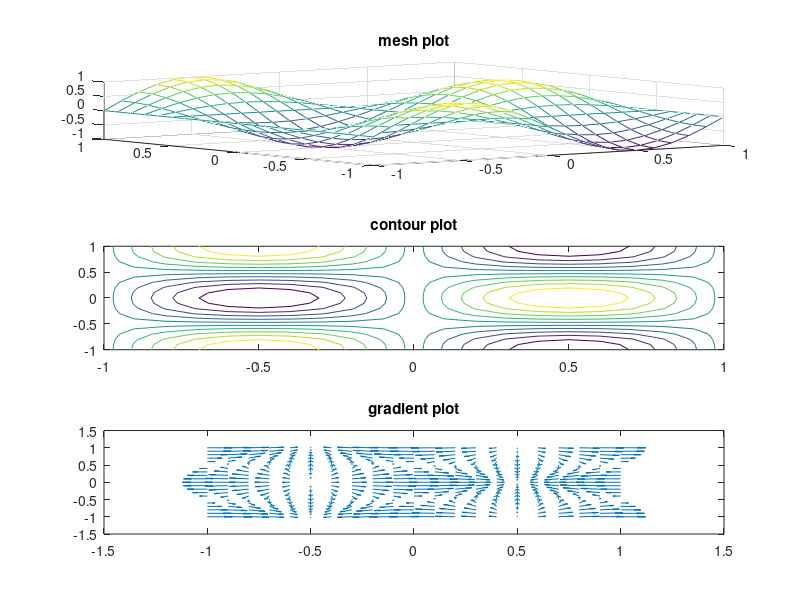

Here is the MATLAB script that generated this plot:
% vectors x and y
x=-1:0.1:1; % with step size 0.1
y=-1:0.1:1;

% create a 2d grids of x and y
% here X is a matrix where each row is x
% and Y is a matrix whose each column is y
[X,Y]=meshgrid(x,y);


% evaluate phi in X and Y
Z=sin(pi*X).*cos(pi*Y); % .* element by element multiplication

% mesh plot
subplot(3,1,1) % 3 rows and 1 column ,1 is the index of the current axe
mesh(X,Y,Z);
title("mesh plot")

% contour plot
subplot(3,1,2)
contour(X,Y,Z)
title("contour plot")

% gradient 
[dx,dy]=gradient(Z,0.1,0.1); % 0.1 is the spacing ,one for x and other for y ((f(x)-f(x+h))/h)


% vector  field plot
subplot(3,1,3)
quiver(x,y,dx,dy)
title("gradient plot")
